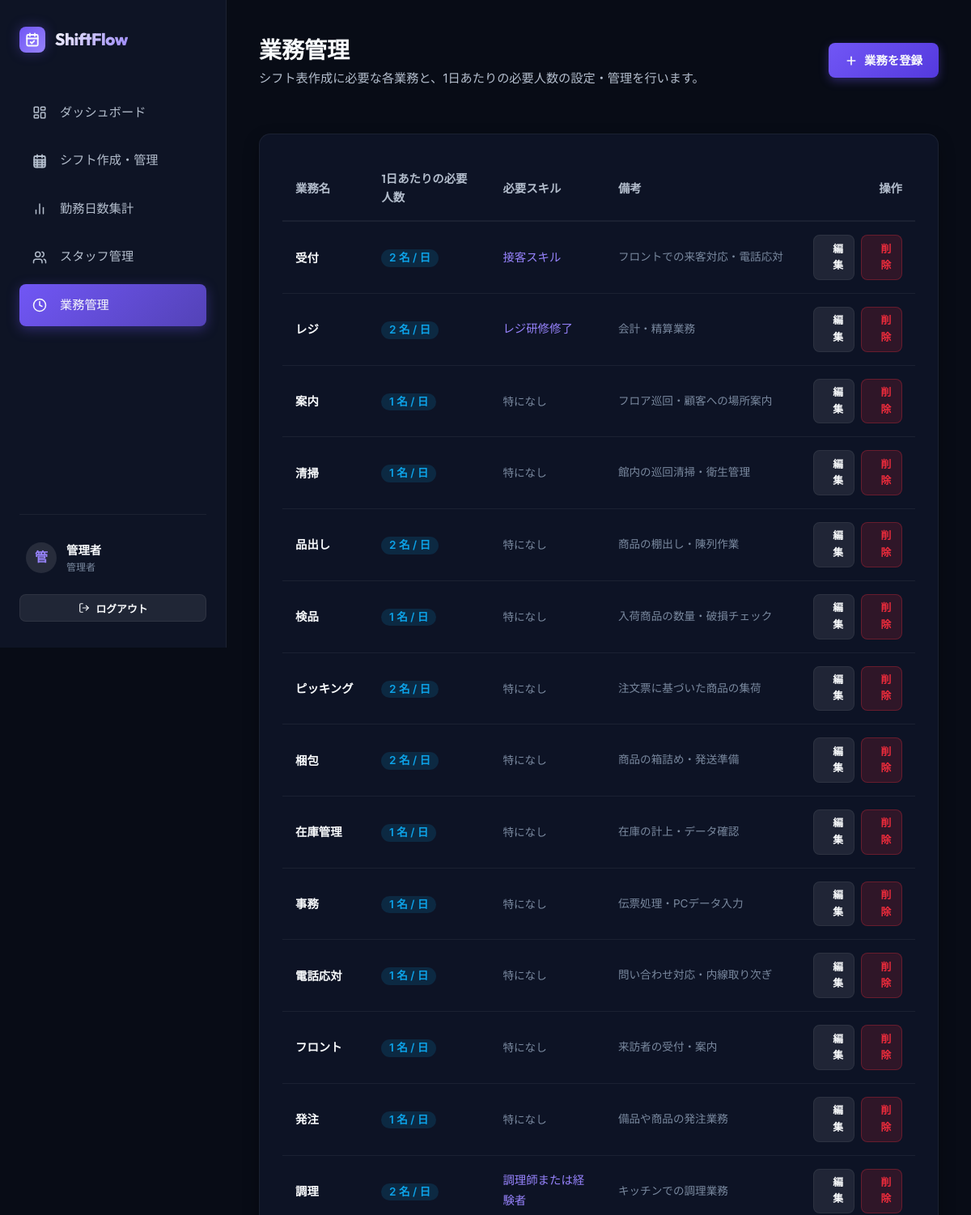
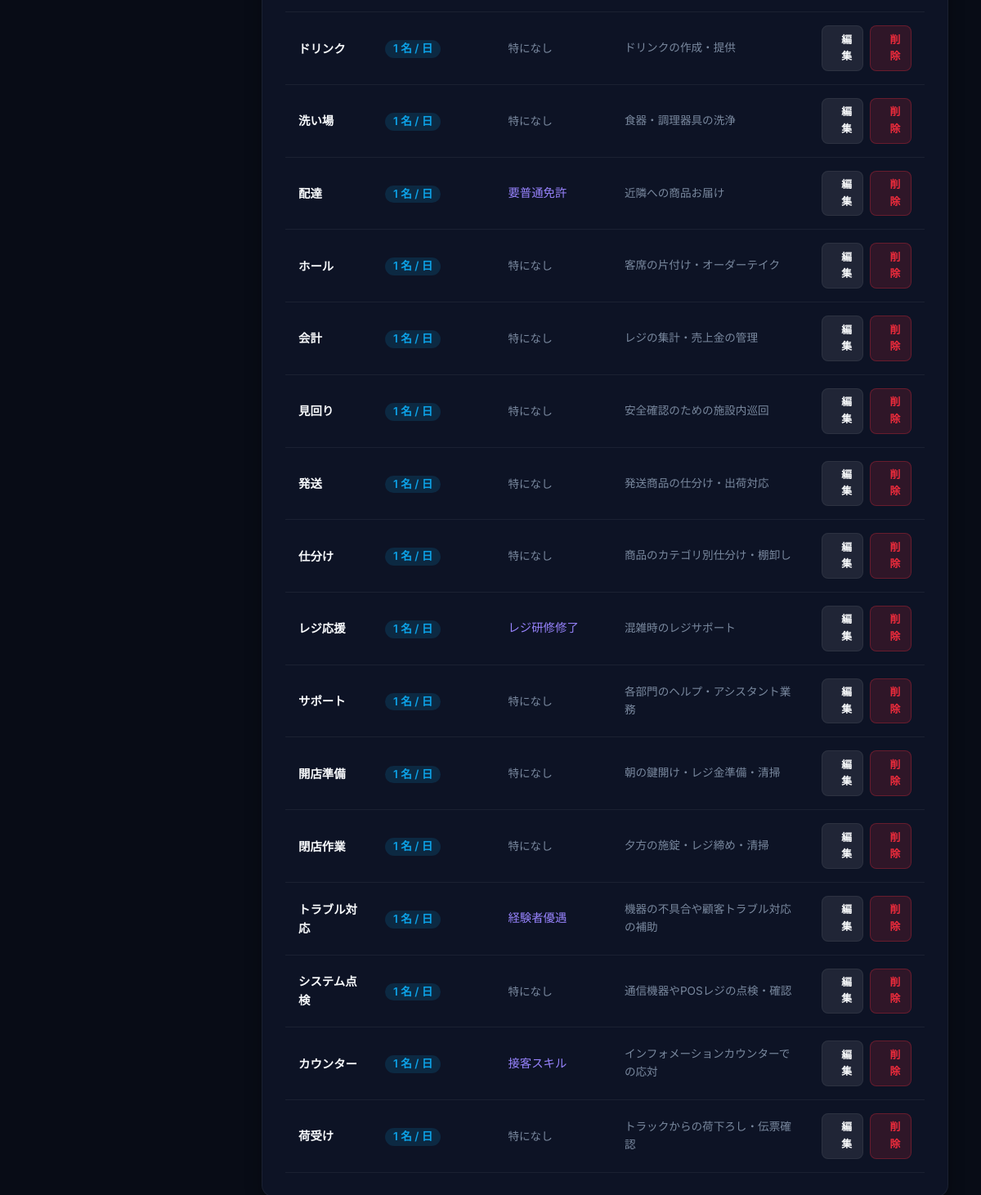
The page /manager/tasks/ (signed in) on the database its author committed (2 pictures, top to bottom).
### shifts/models.py (models this page shows, shortened)
class Staff(models.Model):
    ROLE_CHOICES = [
        ('admin', '管理者'),
        ('staff', 'パートスタッフ'),
    ]
    user = models.OneToOneField(User, on_delete=models.CASCADE, related_name='staff_profile', verbose_name="ユーザー")
    name = models.CharField(max_length=100, verbose_name="スタッフ名")
    role = models.CharField(max_length=10, choices=ROLE_CHOICES, default='staff', verbose_name="権限区分")
    available_tasks = models.ManyToManyField(Task, related_name='capable_staff', blank=True, verbose_name="担当可能業務")
    memo = models.TextField(blank=True, verbose_name="備考")
    class Meta:
        verbose_name = "スタッフ"
        verbose_name_plural = "スタッフ一覧"

class Task(models.Model):
    name = models.CharField(max_length=100, unique=True, verbose_name="業務名")
    required_people_per_day = models.PositiveIntegerField(default=1, verbose_name="1日あたりの必要人数")
    required_skill = models.CharField(max_length=200, blank=True, verbose_name="必要スキル")
    memo = models.TextField(blank=True, verbose_name="備考")
    class Meta:
        verbose_name = "業務"
        verbose_name_plural = "業務一覧"

### shifts/views.py (the view)
# urls.py: path('manager/tasks/', views.TaskListView.as_view(), name='task_list'),
class TaskListView(AdminRequiredMixin, ListView):
    model = Task
    template_name = 'shifts/task_list.html'
    context_object_name = 'tasks'

### shifts/views.py (called while the page is built)
    def test_func(self):
        return hasattr(self.request.user, 'staff_profile') and self.request.user.staff_profile.role == 'admin'

### shifts/templates/shifts/task_list.html (shortened to what this page needs)
{% extends 'shifts/base.html' %}
{% block content %}
<div style="display: flex; justify-content: space-between; align-items: center; margin-bottom: 1.5rem;">
  <div>
    <h2 style="font-family: var(--font-title); font-size: 1.75rem; font-weight: 700;">業務管理</h2>
    <p style="color: var(--text-secondary); font-size: 0.95rem;">シフト表作成に必要な各業務と、1日あたりの必要人数の設定・管理を行います。</p>
  </div>
  <a href="{% url 'shifts:task_create' %}" class="btn btn-primary">
    <svg width="16" height="16" viewBox="0 0 24 24" fill="none" stroke="currentColor" stroke-width="2.5" stroke-linecap="round" stroke-linejoin="round"><line x1="12" x2="12" y1="5" y2="19"/><line x1="5" x2="19" y1="12" y2="12"/></svg>
    業務を登録
  </a>
</div>
<div class="card">
  <div class="table-container">
    <table class="custom-table">
      <thead>
        <tr>
          <th>業務名</th>
          <th>1日あたりの必要人数</th>
          <th>必要スキル</th>
          <th>備考</th>
          <th style="text-align: right;">操作</th>
        </tr>
      </thead>
      <tbody>
        {% for t in tasks %}
          <tr>
            <td style="font-weight: 600;">{{ t.name }}</td>
            <td>
              <span class="badge badge-info" style="font-size: 0.85rem;">
                {{ t.required_people_per_day }} 名 / 日
              </span>
            </td>
            <td>
              {% if t.required_skill %}
                <code style="color: var(--accent-light);">{{ t.required_skill }}</code>
              {% else %}
                <span style="color: var(--text-muted); font-size: 0.85rem;">特になし</span>
              {% endif %}
            </td>
            <td style="color: var(--text-muted); font-size: 0.85rem;">{{ t.memo|default:"-" }}</td>
            <td style="text-align: right;">
              <div style="display: inline-flex; gap: 0.5rem;">
                <a href="{% url 'shifts:task_edit' t.id %}" class="btn btn-secondary btn-sm">
                  編集
                </a>
                <a href="{% url 'shifts:task_delete' t.id %}" class="btn btn-danger btn-sm">
                  削除
                </a>
              </div>
            </td>
          </tr>
        {% empty %}
          <tr>
            <td colspan="5" style="text-align: center; color: var(--text-muted); padding: 3rem 0;">業務が登録されていません。</td>
          </tr>
        {% endfor %}
      </tbody>
    </table>
  </div>
</div>
{% endblock %}

### shifts/templates/shifts/base.html (shortened to what this page needs)
{% load static %}
<!DOCTYPE html>
<html lang="ja">
<head>
  <link rel="stylesheet" href="{% static 'css/style.css' %}">
</head>
<body>
  {% if user.is_authenticated %}
  <div class="app-container">
    <aside class="sidebar">
      <div class="logo-section">
        <div class="logo-icon">
        </div>
        <span class="logo-text">ShiftFlow</span>
      </div>
      <nav class="nav-menu">
        {% if user.staff_profile.role == 'admin' or user.is_superuser %}
          <li class="nav-item {% if request.resolver_match.url_name == 'admin_dashboard' %}active{% endif %}">
            <a href="{% url 'shifts:admin_dashboard' %}">
              ダッシュボード
            </a>
          </li>
          <li class="nav-item {% if request.resolver_match.url_name == 'shift_management' %}active{% endif %}">
            <a href="{% url 'shifts:shift_management' %}">
              シフト作成・管理
            </a>
          </li>
          <li class="nav-item {% if request.resolver_match.url_name == 'shift_stats' %}active{% endif %}">
            <a href="{% url 'shifts:shift_stats' %}">
              <svg width="18" height="18" viewBox="0 0 24 24" fill="none" stroke="currentColor" stroke-width="2" stroke-linecap="round" stroke-linejoin="round"><line x1="18" x2="18" y1="20" y2="10"/><line x1="12" x2="12" y1="20" y2="4"/><line x1="6" x2="6" y1="20" y2="14"/></svg>
              勤務日数集計
            </a>
          </li>
          <li class="nav-item {% if 'staff' in request.resolver_match.url_name %}active{% endif %}">
            <a href="{% url 'shifts:staff_list' %}">
              <svg width="18" height="18" viewBox="0 0 24 24" fill="none" stroke="currentColor" stroke-width="2" stroke-linecap="round" stroke-linejoin="round"><path d="M16 21v-2a4 4 0 0 0-4-4H6a4 4 0 0 0-4 4v2"/><circle cx="9" cy="7" r="4"/><path d="M22 21v-2a4 4 0 0 0-3-3.87"/><path d="M16 3.13a4 4 0 0 1 0 7.75"/></svg>
              スタッフ管理
            </a>
          </li>
          <li class="nav-item {% if 'task' in request.resolver_match.url_name %}active{% endif %}">
            <a href="{% url 'shifts:task_list' %}">
              <svg width="18" height="18" viewBox="0 0 24 24" fill="none" stroke="currentColor" stroke-width="2" stroke-linecap="round" stroke-linejoin="round"><path d="M12 22c5.523 0 10-4.477 10-10S17.523 2 12 2 2 6.477 2 12s4.477 10 10 10z"/><path d="M12 6v6l4 2"/></svg>
              業務管理
            </a>
          </li>
        {% endif %}
      </nav>
      <div class="user-info-section">
        <div class="user-card">
          <div class="user-avatar">
            {{ user.staff_profile.name|slice:":1"|default:user.username|slice:":1"|upper }}
          </div>
          <div class="user-details">
            <span class="user-name">{{ user.staff_profile.name|default:user.username }}</span>
            <span class="user-role">{{ user.staff_profile.get_role_display|default:"システム管理者" }}</span>
          </div>
        </div>
        <form action="{% url 'shifts:logout' %}" method="post" style="display: block; width: 100%;">
          <button type="submit" class="btn btn-secondary btn-sm" style="width: 100%;">
            <svg width="14" height="14" viewBox="0 0 24 24" fill="none" stroke="currentColor" stroke-width="2" stroke-linecap="round" stroke-linejoin="round"><path d="M9 21H5a2 2 0 0 1-2-2V5a2 2 0 0 1 2-2h4"/><polyline points="16 17 21 12 16 7"/><line x1="21" x2="9" y1="12" y2="12"/></svg>
            ログアウト
          </button>
        </form>
      </div>
    </aside>
    <main class="main-content">
      {% block content %}{% endblock %}
    </main>
  </div>
  {% else %}
    {% block login_content %}{% endblock %}
  {% endif %}
</body>
</html>

### rows shown on the page
Task: name "受付", required_people_per_day "2", required_skill "接客スキル", memo "フロントでの来客対応・電話応対"
Task: name "レジ", required_people_per_day "2", required_skill "レジ研修修了", memo "会計・精算業務"
Task: name "案内", required_people_per_day "1", required_skill "特になし", memo "フロア巡回・顧客への場所案内"
Task: name "清掃", required_people_per_day "1", required_skill "特になし", memo "館内の巡回清掃・衛生管理"
Task: name "品出し", required_people_per_day "2", required_skill "特になし", memo "商品の棚出し・陳列作業"
Task: name "検品", required_people_per_day "1", required_skill "特になし", memo "入荷商品の数量・破損チェック"
Task: name "ピッキング", required_people_per_day "2", required_skill "特になし", memo "注文票に基づいた商品の集荷"
Task: name "梱包", required_people_per_day "2", required_skill "特になし", memo "商品の箱詰め・発送準備"
Task: name "在庫管理", required_people_per_day "1", required_skill "特になし", memo "在庫の計上・データ確認"
Task: name "事務", required_people_per_day "1", required_skill "特になし", memo "伝票処理・PCデータ入力"
Task: name "電話応対", required_people_per_day "1", required_skill "特になし", memo "問い合わせ対応・内線取り次ぎ"
Task: name "フロント", required_people_per_day "1", required_skill "特になし", memo "来訪者の受付・案内"
Task: name "発注", required_people_per_day "1", required_skill "特になし", memo "備品や商品の発注業務"
Task: name "調理", required_people_per_day "2", required_skill "調理師または経験者", memo "キッチンでの調理業務"
Task: name "ドリンク", required_people_per_day "1", required_skill "特になし", memo "ドリンクの作成・提供"
Task: name "洗い場", required_people_per_day "1", required_skill "特になし", memo "食器・調理器具の洗浄"
Task: name "配達", required_people_per_day "1", required_skill "要普通免許", memo "近隣への商品お届け"
Task: name "ホール", required_people_per_day "1", required_skill "特になし", memo "客席の片付け・オーダーテイク"
Task: name "会計", required_people_per_day "1", required_skill "特になし", memo "レジの集計・売上金の管理"
Task: name "見回り", required_people_per_day "1", required_skill "特になし", memo "安全確認のための施設内巡回"
Task: name "発送", required_people_per_day "1", required_skill "特になし", memo "発送商品の仕分け・出荷対応"
Task: name "仕分け", required_people_per_day "1", required_skill "特になし", memo "商品のカテゴリ別仕分け・棚卸し"
Task: name "レジ応援", required_people_per_day "1", required_skill "レジ研修修了", memo "混雑時のレジサポート"
Task: name "サポート", required_people_per_day "1", required_skill "特になし", memo "各部門のヘルプ・アシスタント業務"
Task: name "開店準備", required_people_per_day "1", required_skill "特になし", memo "朝の鍵開け・レジ金準備・清掃"
Task: name "閉店作業", required_people_per_day "1", required_skill "特になし", memo "夕方の施錠・レジ締め・清掃"
Task: name "トラブル対応", required_people_per_day "1", required_skill "経験者優遇", memo "機器の不具合や顧客トラブル対応の補助"
Task: name "システム点検", required_people_per_day "1", required_skill "特になし", memo "通信機器やPOSレジの点検・確認"
Task: name "カウンター", required_people_per_day "1", required_skill "接客スキル", memo "インフォメーションカウンターでの応対"
Task: name "荷受け", required_people_per_day "1", required_skill "特になし", memo "トラックからの荷下ろし・伝票確認"

### other values the page prints
{{ user.staff_profile.name|default:user.username }} "管理者"
{{ user.staff_profile.get_role_display|default:"システム管理者" }} "管理者"
